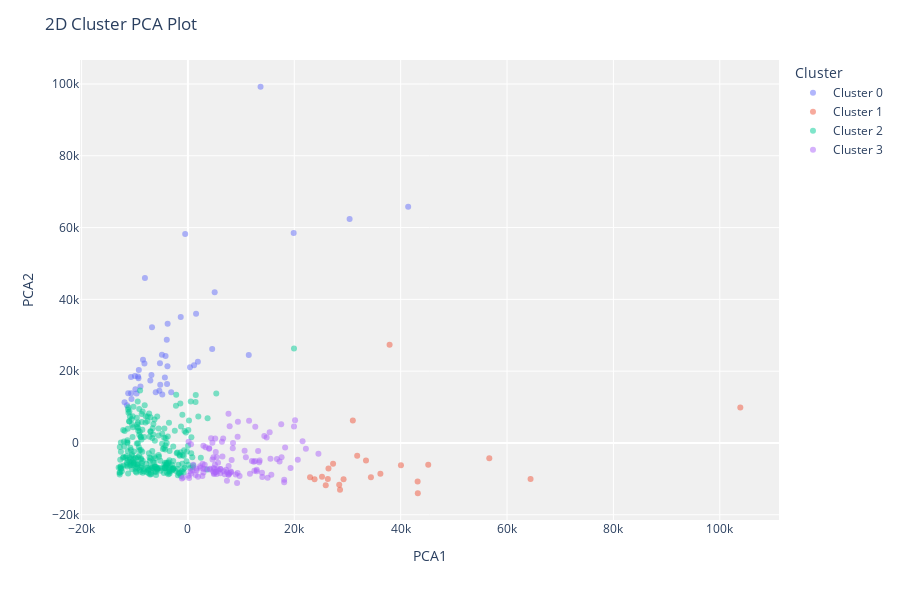
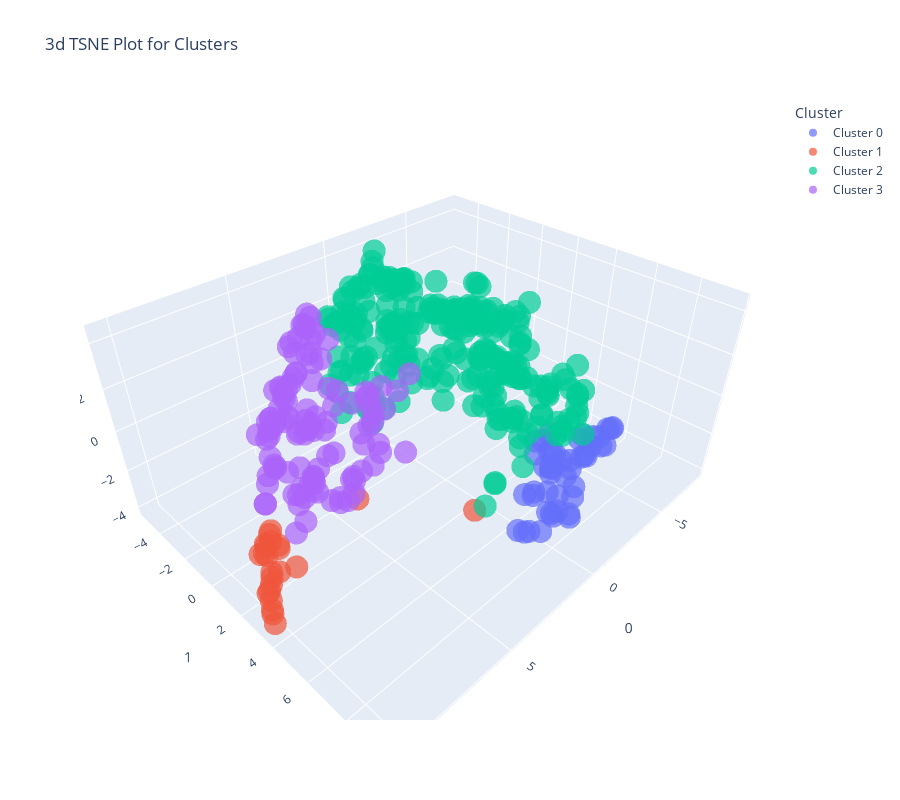

Here is the notebook cell these charts were saved with, in order:
### Code cell
for pt in plot_types: 
    plot_model(HClustModel, plot = pt)
